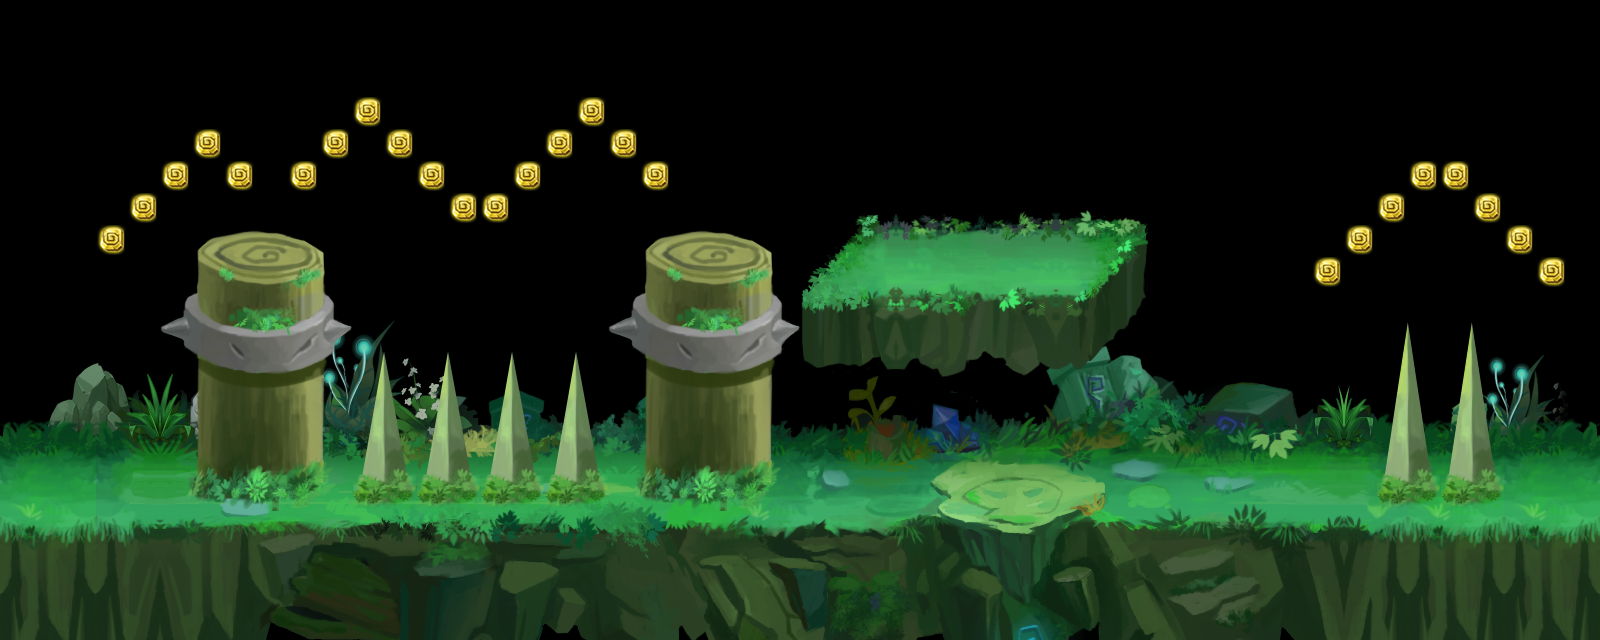

The image is a tile-based game level rendered from a .tmx file. Its description and source (layers, tilesets, objects; grid data summarised) follow:
An orthogonal 50x20 tile map with 32x32 px tiles, 5 tile layers (root_2, root_1, rock_2, rock_1, ...), 5 tilesets and 5 objects.

<map version="1.0" orientation="orthogonal" renderorder="right-down" width="50" height="20" tilewidth="32" tileheight="32">
 <tileset firstgid="1" source="caodi.tsx" />
 <tileset firstgid="49" source="gold.tsx" />
 <tileset firstgid="52" source="map1.tsx" />
 <tileset firstgid="1014" source="zhangai3.tsx" />
 <tileset firstgid="1278" source="zhongdian.tsx" />
 <layer name="root_2" width="50" height="20">
  <data>[1000 cells, 32 non-empty, 32 distinct tile ids]</data>
 </layer>
 <layer name="root_1" width="50" height="20">
  <data>[1000 cells, 467 non-empty, 425 distinct tile ids]</data>
 </layer>
 <layer name="rock_2" width="50" height="20">
  <data>[1000 cells, 66 non-empty, 66 distinct tile ids]</data>
 </layer>
 <layer name="rock_1" width="50" height="20">
  <data>[1000 cells, 172 non-empty, 76 distinct tile ids]</data>
 </layer>
 <layer name="jewel" width="50" height="20">
  <data>[1000 cells, 25 non-empty, 1 distinct tile ids]</data>
 </layer>
 <objectgroup name="enemy_1" />
 <objectgroup name="enemy_2">
  <object x="96" y="352">
   <ellipse />
  </object>
  <object x="480" y="288">
   <ellipse />
  </object>
  <object x="928" y="192">
   <ellipse />
  </object>
  <object x="1024" y="192">
   <ellipse />
  </object>
  <object x="1312" y="350.667">
   <ellipse />
  </object>
 </objectgroup>
</map>